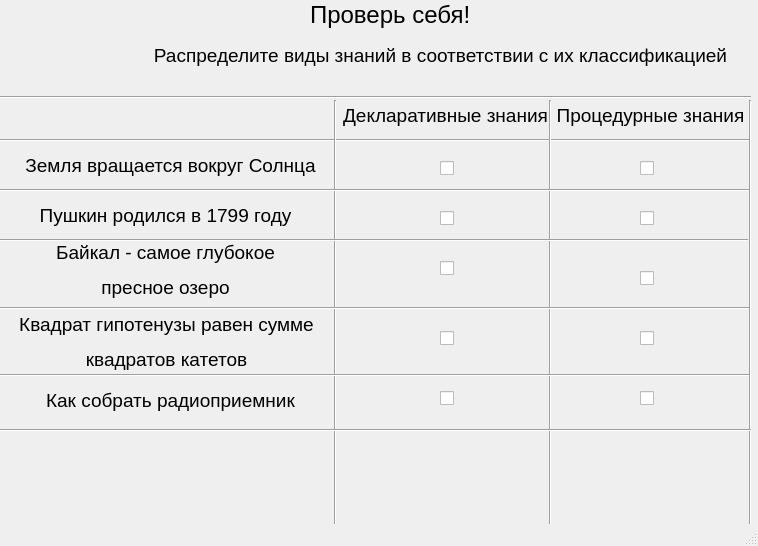
<?xml version="1.0" encoding="UTF-8"?>
<ui version="4.0">
 <class>MainWindow</class>
 <widget class="QMainWindow" name="MainWindow">
  <property name="geometry">
   <rect>
    <x>0</x>
    <y>0</y>
    <width>758</width>
    <height>546</height>
   </rect>
  </property>
  <property name="windowTitle">
   <string>MainWindow</string>
  </property>
  <widget class="QWidget" name="centralwidget">
   <widget class="QLabel" name="label">
    <property name="geometry">
     <rect>
      <x>310</x>
      <y>0</y>
      <width>161</width>
      <height>31</height>
     </rect>
    </property>
    <property name="text">
     <string>&lt;html&gt;&lt;head/&gt;&lt;body&gt;&lt;p&gt;&lt;span style=&quot; font-size:18pt;&quot;&gt;Проверь себя!&lt;/span&gt;&lt;/p&gt;&lt;/body&gt;&lt;/html&gt;</string>
    </property>
   </widget>
   <widget class="QLabel" name="label_2">
    <property name="geometry">
     <rect>
      <x>340</x>
      <y>100</y>
      <width>211</width>
      <height>31</height>
     </rect>
    </property>
    <property name="text">
     <string>&lt;html&gt;&lt;head/&gt;&lt;body&gt;&lt;p align=&quot;center&quot;&gt;&lt;span style=&quot; font-size:14pt;&quot;&gt;Декларативные знания&lt;/span&gt;&lt;/p&gt;&lt;/body&gt;&lt;/html&gt;</string>
    </property>
   </widget>
   <widget class="QLabel" name="label_3">
    <property name="geometry">
     <rect>
      <x>550</x>
      <y>100</y>
      <width>201</width>
      <height>31</height>
     </rect>
    </property>
    <property name="text">
     <string>&lt;html&gt;&lt;head/&gt;&lt;body&gt;&lt;p align=&quot;center&quot;&gt;&lt;span style=&quot; font-size:14pt;&quot;&gt;Процедурные знания&lt;/span&gt;&lt;/p&gt;&lt;/body&gt;&lt;/html&gt;</string>
    </property>
   </widget>
   <widget class="QLabel" name="label_4">
    <property name="geometry">
     <rect>
      <x>130</x>
      <y>40</y>
      <width>621</width>
      <height>31</height>
     </rect>
    </property>
    <property name="text">
     <string>&lt;html&gt;&lt;head/&gt;&lt;body&gt;&lt;p align=&quot;center&quot;&gt;&lt;span style=&quot; font-size:14pt;&quot;&gt;Распределите виды знаний в соответствии с их классификацией&lt;/span&gt;&lt;/p&gt;&lt;/body&gt;&lt;/html&gt;</string>
    </property>
   </widget>
   <widget class="QLabel" name="label_5">
    <property name="geometry">
     <rect>
      <x>10</x>
      <y>150</y>
      <width>321</width>
      <height>31</height>
     </rect>
    </property>
    <property name="text">
     <string>&lt;html&gt;&lt;head/&gt;&lt;body&gt;&lt;p align=&quot;center&quot;&gt;&lt;span style=&quot; font-size:14pt;&quot;&gt;Земля вращается вокруг Солнца&lt;/span&gt;&lt;/p&gt;&lt;/body&gt;&lt;/html&gt;</string>
    </property>
   </widget>
   <widget class="Line" name="line">
    <property name="geometry">
     <rect>
      <x>0</x>
      <y>130</y>
      <width>751</width>
      <height>21</height>
     </rect>
    </property>
    <property name="orientation">
     <enum>Qt::Horizontal</enum>
    </property>
   </widget>
   <widget class="Line" name="line_2">
    <property name="geometry">
     <rect>
      <x>0</x>
      <y>82</y>
      <width>751</width>
      <height>31</height>
     </rect>
    </property>
    <property name="orientation">
     <enum>Qt::Horizontal</enum>
    </property>
   </widget>
   <widget class="Line" name="line_3">
    <property name="geometry">
     <rect>
      <x>320</x>
      <y>100</y>
      <width>31</width>
      <height>481</height>
     </rect>
    </property>
    <property name="orientation">
     <enum>Qt::Vertical</enum>
    </property>
   </widget>
   <widget class="Line" name="line_4">
    <property name="geometry">
     <rect>
      <x>540</x>
      <y>100</y>
      <width>20</width>
      <height>461</height>
     </rect>
    </property>
    <property name="orientation">
     <enum>Qt::Vertical</enum>
    </property>
   </widget>
   <widget class="Line" name="line_5">
    <property name="geometry">
     <rect>
      <x>0</x>
      <y>180</y>
      <width>751</width>
      <height>20</height>
     </rect>
    </property>
    <property name="orientation">
     <enum>Qt::Horizontal</enum>
    </property>
   </widget>
   <widget class="QCheckBox" name="checkBox">
    <property name="geometry">
     <rect>
      <x>440</x>
      <y>160</y>
      <width>16</width>
      <height>17</height>
     </rect>
    </property>
    <property name="toolTip">
     <string>&lt;html&gt;&lt;head/&gt;&lt;body&gt;&lt;p align=&quot;center&quot;&gt;&lt;br/&gt;&lt;/p&gt;&lt;/body&gt;&lt;/html&gt;</string>
    </property>
    <property name="text">
     <string/>
    </property>
   </widget>
   <widget class="QCheckBox" name="checkBox_2">
    <property name="geometry">
     <rect>
      <x>640</x>
      <y>160</y>
      <width>16</width>
      <height>17</height>
     </rect>
    </property>
    <property name="text">
     <string/>
    </property>
   </widget>
   <widget class="QLabel" name="label_6">
    <property name="geometry">
     <rect>
      <x>0</x>
      <y>200</y>
      <width>331</width>
      <height>31</height>
     </rect>
    </property>
    <property name="text">
     <string>&lt;html&gt;&lt;head/&gt;&lt;body&gt;&lt;p align=&quot;center&quot;&gt;&lt;span style=&quot; font-size:14pt;&quot;&gt;Пушкин родился в 1799 году&lt;/span&gt;&lt;/p&gt;&lt;/body&gt;&lt;/html&gt;</string>
    </property>
   </widget>
   <widget class="Line" name="line_6">
    <property name="geometry">
     <rect>
      <x>-3</x>
      <y>220</y>
      <width>751</width>
      <height>41</height>
     </rect>
    </property>
    <property name="orientation">
     <enum>Qt::Horizontal</enum>
    </property>
   </widget>
   <widget class="QCheckBox" name="checkBox_3">
    <property name="geometry">
     <rect>
      <x>440</x>
      <y>210</y>
      <width>70</width>
      <height>17</height>
     </rect>
    </property>
    <property name="text">
     <string/>
    </property>
   </widget>
   <widget class="QCheckBox" name="checkBox_4">
    <property name="geometry">
     <rect>
      <x>640</x>
      <y>210</y>
      <width>70</width>
      <height>17</height>
     </rect>
    </property>
    <property name="text">
     <string/>
    </property>
   </widget>
   <widget class="Line" name="line_7">
    <property name="geometry">
     <rect>
      <x>0</x>
      <y>300</y>
      <width>751</width>
      <height>16</height>
     </rect>
    </property>
    <property name="orientation">
     <enum>Qt::Horizontal</enum>
    </property>
   </widget>
   <widget class="QLabel" name="label_7">
    <property name="geometry">
     <rect>
      <x>0</x>
      <y>240</y>
      <width>331</width>
      <height>61</height>
     </rect>
    </property>
    <property name="text">
     <string>&lt;html&gt;&lt;head/&gt;&lt;body&gt;&lt;p align=&quot;center&quot;&gt;&lt;span style=&quot; font-size:14pt;&quot;&gt;Байкал - самое глубокое&lt;/span&gt;&lt;/p&gt;&lt;p align=&quot;center&quot;&gt;&lt;span style=&quot; font-size:14pt;&quot;&gt; пресное озеро&lt;/span&gt;&lt;/p&gt;&lt;/body&gt;&lt;/html&gt;</string>
    </property>
   </widget>
   <widget class="QCheckBox" name="checkBox_5">
    <property name="geometry">
     <rect>
      <x>440</x>
      <y>260</y>
      <width>70</width>
      <height>17</height>
     </rect>
    </property>
    <property name="text">
     <string/>
    </property>
   </widget>
   <widget class="QCheckBox" name="checkBox_6">
    <property name="geometry">
     <rect>
      <x>640</x>
      <y>270</y>
      <width>70</width>
      <height>17</height>
     </rect>
    </property>
    <property name="text">
     <string/>
    </property>
   </widget>
   <widget class="Line" name="line_8">
    <property name="geometry">
     <rect>
      <x>0</x>
      <y>360</y>
      <width>751</width>
      <height>31</height>
     </rect>
    </property>
    <property name="orientation">
     <enum>Qt::Horizontal</enum>
    </property>
   </widget>
   <widget class="QLabel" name="label_8">
    <property name="geometry">
     <rect>
      <x>6</x>
      <y>312</y>
      <width>321</width>
      <height>61</height>
     </rect>
    </property>
    <property name="text">
     <string>&lt;html&gt;&lt;head/&gt;&lt;body&gt;&lt;p align=&quot;center&quot;&gt;&lt;span style=&quot; font-size:14pt;&quot;&gt;Квадрат гипотенузы равен сумме&lt;/span&gt;&lt;/p&gt;&lt;p align=&quot;center&quot;&gt;&lt;span style=&quot; font-size:14pt;&quot;&gt; квадратов катетов&lt;/span&gt;&lt;/p&gt;&lt;/body&gt;&lt;/html&gt;</string>
    </property>
   </widget>
   <widget class="QCheckBox" name="checkBox_7">
    <property name="geometry">
     <rect>
      <x>440</x>
      <y>330</y>
      <width>70</width>
      <height>17</height>
     </rect>
    </property>
    <property name="text">
     <string/>
    </property>
   </widget>
   <widget class="QCheckBox" name="checkBox_8">
    <property name="geometry">
     <rect>
      <x>640</x>
      <y>330</y>
      <width>70</width>
      <height>17</height>
     </rect>
    </property>
    <property name="text">
     <string/>
    </property>
   </widget>
   <widget class="Line" name="line_9">
    <property name="geometry">
     <rect>
      <x>740</x>
      <y>100</y>
      <width>20</width>
      <height>471</height>
     </rect>
    </property>
    <property name="orientation">
     <enum>Qt::Vertical</enum>
    </property>
   </widget>
   <widget class="QScrollBar" name="verticalScrollBar">
    <property name="geometry">
     <rect>
      <x>790</x>
      <y>0</y>
      <width>16</width>
      <height>561</height>
     </rect>
    </property>
    <property name="orientation">
     <enum>Qt::Vertical</enum>
    </property>
   </widget>
   <widget class="QLabel" name="label_9">
    <property name="geometry">
     <rect>
      <x>10</x>
      <y>380</y>
      <width>321</width>
      <height>41</height>
     </rect>
    </property>
    <property name="text">
     <string>&lt;html&gt;&lt;head/&gt;&lt;body&gt;&lt;p align=&quot;center&quot;&gt;&lt;span style=&quot; font-size:14pt;&quot;&gt;Как собрать радиоприемник&lt;/span&gt;&lt;/p&gt;&lt;/body&gt;&lt;/html&gt;</string>
    </property>
   </widget>
   <widget class="Line" name="line_10">
    <property name="geometry">
     <rect>
      <x>0</x>
      <y>420</y>
      <width>751</width>
      <height>20</height>
     </rect>
    </property>
    <property name="orientation">
     <enum>Qt::Horizontal</enum>
    </property>
   </widget>
   <widget class="QCheckBox" name="checkBox_9">
    <property name="geometry">
     <rect>
      <x>440</x>
      <y>390</y>
      <width>70</width>
      <height>17</height>
     </rect>
    </property>
    <property name="text">
     <string/>
    </property>
   </widget>
   <widget class="QCheckBox" name="checkBox_10">
    <property name="geometry">
     <rect>
      <x>640</x>
      <y>390</y>
      <width>70</width>
      <height>17</height>
     </rect>
    </property>
    <property name="text">
     <string/>
    </property>
   </widget>
  </widget>
  <widget class="QMenuBar" name="menubar">
   <property name="geometry">
    <rect>
     <x>0</x>
     <y>0</y>
     <width>758</width>
     <height>21</height>
    </rect>
   </property>
  </widget>
  <widget class="QStatusBar" name="statusbar"/>
 </widget>
 <tabstops>
  <tabstop>checkBox</tabstop>
  <tabstop>checkBox_2</tabstop>
  <tabstop>checkBox_3</tabstop>
  <tabstop>checkBox_4</tabstop>
  <tabstop>checkBox_5</tabstop>
  <tabstop>checkBox_6</tabstop>
  <tabstop>checkBox_7</tabstop>
  <tabstop>checkBox_8</tabstop>
  <tabstop>checkBox_9</tabstop>
  <tabstop>checkBox_10</tabstop>
 </tabstops>
 <resources/>
 <connections/>
</ui>
